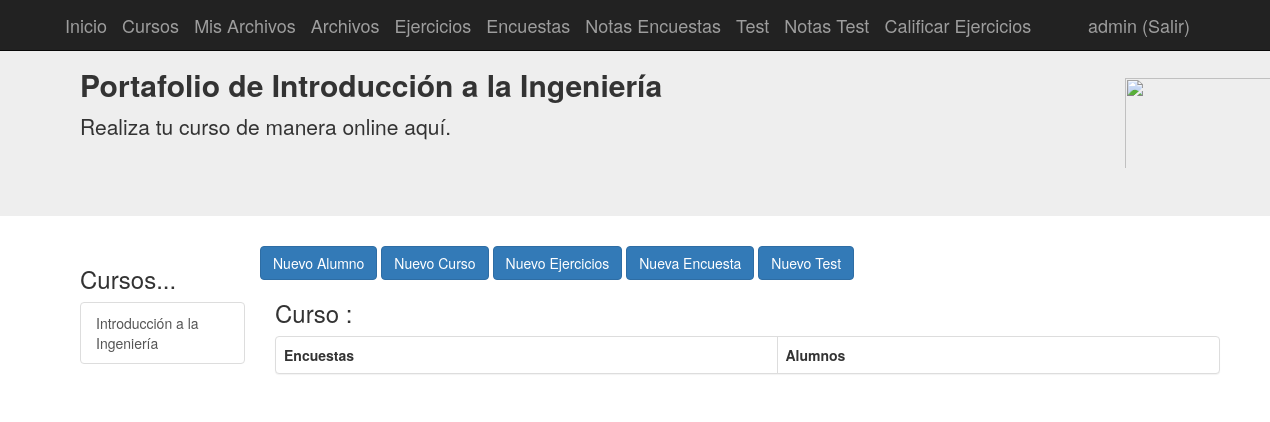
The app's page / (signed in), older data.
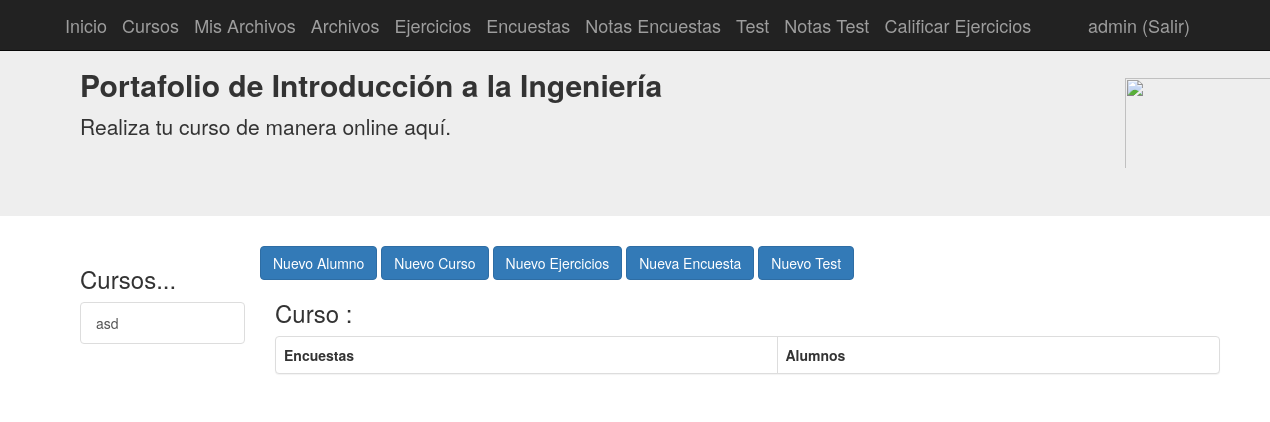
The same page, newer data.
### tables this page shows
CREATE TABLE cursos (
	id INTEGER NOT NULL, 
	nombre VARCHAR(100), 
	PRIMARY KEY (id)
);

### aplicacion/app.py (the view)
@app.route('/')
@app.route('/curso/<id>')
def inicio(id='0'):
    from aplicacion.models import Alumnos, Cursos , Encuestas , Preguntas
    curso = Cursos.query.get(id)
    try:
        if not current_user.is_admin():
            return redirect(url_for('inicioAlum', username=current_user.username))
    except Exception as e:
        pass
    if id == '0':
        alumnos = Alumnos.query.filter_by(Cursoid=id)
        print("no seleccione nada")
    else:
        print("si seleccione")
        alumnos = Alumnos.query.filter_by(Cursoid=id)
    cursos = Cursos.query.all()
    if id == '0':
        encuestas = Encuestas.query.all()
    else:
        encuestas = Encuestas.query.filter_by(Cursoid=id)
    cursos = Cursos.query.all()
    if id == '0':
        preguntas = Preguntas.query.all()
    else:
        preguntas = Preguntas.query.filter_by(Encuestaid=id)
    encuesta = Encuestas.query.all()
    return render_template("inicio.html", alumnos=alumnos,cursos=cursos, curso=curso,encuestas=encuestas, preguntas=preguntas)

### aplicacion/app.py (called while the page is built)
@login_manager.user_loader
def load_user(user_id):
    from aplicacion.models import Alumnos
    return Alumnos.query.get(int(user_id))

### aplicacion/models.py (called while the page is built)
    def is_admin(self):
        return self.admin

### aplicacion/templates/inicio.html (shortened to what this page needs)
{% extends "base.html" %}
{% block contenido %}
<div class="container">
  <div class="row">
  <div class="col-md-2">
    {% if current_user.is_authenticated and current_user.is_admin() %}
      <h3>Cursos...</h3>
      <div class="list-group">
       {% for cur in cursos %}
       {% if curso.nombre==cur.nombre%}
         <a class="list-group-item active" href="{{url_for("inicio",id=cur.id)}}">{{cur.nombre}}</a>
       {% else %}
         <a class="list-group-item" href="{{url_for("inicio",id=cur.id)}}">{{cur.nombre}}</a>
       {% endif%}
       {% endfor %}
      </div>
    {% endif%}
  </div>
  {% if current_user.is_authenticated and current_user.is_admin() %}
   <a class="btn btn-primary" href="{{url_for('alumnos_new')}}" role="button">Nuevo Alumno</a>
   <a class="btn btn-primary" href="{{url_for('cursos_new')}}" role="button">Nuevo Curso</a>
   <a class="btn btn-primary" href="{{url_for('ejercicios_new')}}" role="button">Nuevo Ejercicios</a>
   <a class="btn btn-primary" href="{{url_for('encuestas_new')}}" role="button">Nueva Encuesta</a>
   <a class="btn btn-primary" href="{{url_for('actividades_new')}}" role="button">Nuevo Test</a>
  {% endif %}
  <div class="col-md-10">
  {% if current_user.is_authenticated and current_user.is_admin() %}
      <h3>Curso : {{curso.nombre}}</h3>
	    <div class="panel panel-default">
  			<table class="table table-bordered">
            <th>Encuestas</th>
            <th>Alumnos</th>
  	    </table>
    {% endif %}
  	</div>
  </div>
</div>
{% endblock %}

Row changes from the older to the newer data that the page shows:
changed cursos: nombre "Introducción a la Ingeniería" → "asd"
